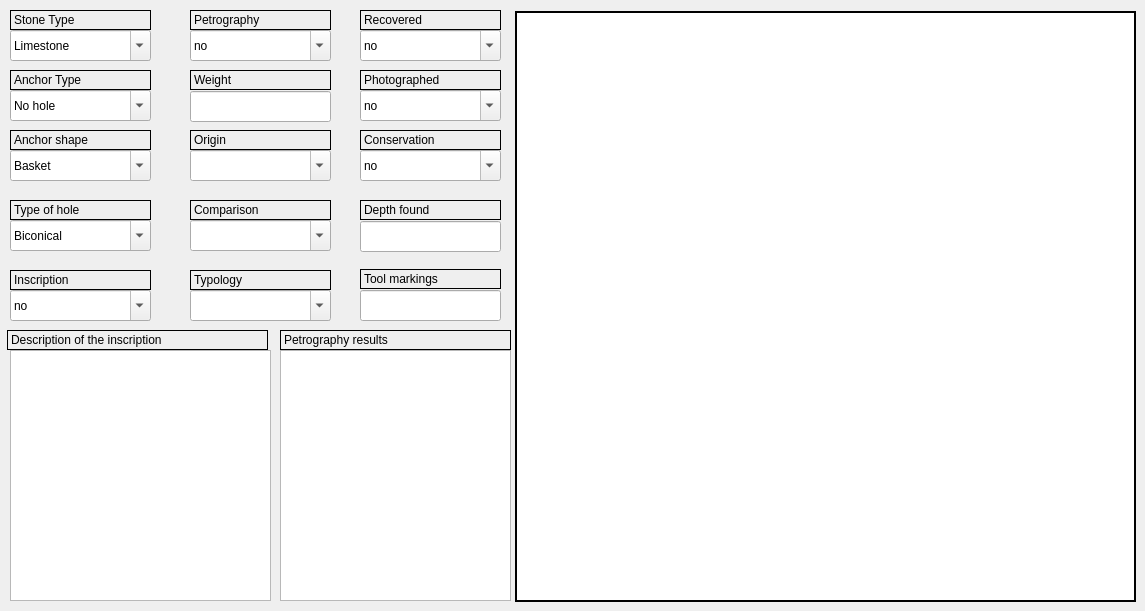
   <widget class="QWidget" name="tabWidgetPage1">
    <attribute name="icon">
     <iconset>
      <normaloff>:/images/iconANC.png</normaloff>:/images/iconANC.png</iconset>
    </attribute>
    <attribute name="title">
     <string>Anchors</string>
    </attribute>
    <widget class="QComboBox" name="comboBox_stone_type">
     <property name="geometry">
      <rect>
       <x>10</x>
       <y>30</y>
       <width>141</width>
       <height>31</height>
      </rect>
     </property>
     <property name="editable">
      <bool>true</bool>
     </property>
     <item>
      <property name="text">
       <string>Limestone</string>
      </property>
     </item>
     <item>
      <property name="text">
       <string>Basalt</string>
      </property>
     </item>
     <item>
      <property name="text">
       <string>Sandstone</string>
      </property>
     </item>
     <item>
      <property name="text">
       <string>Other</string>
      </property>
     </item>
    </widget>
    <widget class="QLabel" name="label">
     <property name="geometry">
      <rect>
       <x>10</x>
       <y>10</y>
       <width>141</width>
       <height>20</height>
      </rect>
     </property>
     <property name="frameShape">
      <enum>QFrame::Panel</enum>
     </property>
     <property name="text">
      <string>Stone Type</string>
     </property>
     <property name="openExternalLinks">
      <bool>false</bool>
     </property>
    </widget>
    <widget class="QLineEdit" name="lineEdit_list">
     <property name="geometry">
      <rect>
       <x>870</x>
       <y>40</y>
       <width>61</width>
       <height>31</height>
      </rect>
     </property>
     <property name="text">
      <string>1</string>
     </property>
     <property name="readOnly">
      <bool>true</bool>
     </property>
     <property name="cursorMoveStyle">
      <enum>Qt::VisualMoveStyle</enum>
     </property>
    </widget>
    <widget class="QLabel" name="label_12">
     <property name="geometry">
      <rect>
       <x>870</x>
       <y>20</y>
       <width>61</width>
       <height>20</height>
      </rect>
     </property>
     <property name="frameShape">
      <enum>QFrame::Panel</enum>
     </property>
     <property name="text">
      <string>Qty</string>
     </property>
    </widget>
    <widget class="QListWidget" name="iconListWidget">
     <property name="geometry">
      <rect>
       <x>515</x>
       <y>11</y>
       <width>621</width>
       <height>591</height>
      </rect>
     </property>
     <property name="frameShape">
      <enum>QFrame::WinPanel</enum>
     </property>
     <property name="frameShadow">
      <enum>QFrame::Plain</enum>
     </property>
     <property name="showDropIndicator" stdset="0">
      <bool>true</bool>
     </property>
     <property name="dragEnabled">
      <bool>true</bool>
     </property>
     <property name="dragDropOverwriteMode">
      <bool>true</bool>
     </property>
     <property name="dragDropMode">
      <enum>QAbstractItemView::DragDrop</enum>
     </property>
     <property name="defaultDropAction">
      <enum>Qt::IgnoreAction</enum>
     </property>
     <property name="movement">
      <enum>QListView::Snap</enum>
     </property>
     <property name="isWrapping" stdset="0">
      <bool>true</bool>
     </property>
     <property name="resizeMode">
      <enum>QListView::Adjust</enum>
     </property>
     <property name="viewMode">
      <enum>QListView::IconMode</enum>
     </property>
     <property name="uniformItemSizes">
      <bool>true</bool>
     </property>
     <property name="wordWrap">
      <bool>true</bool>
     </property>
     <property name="selectionRectVisible">
      <bool>true</bool>
     </property>
     <property name="sortingEnabled">
      <bool>true</bool>
     </property>
    </widget>
    <widget class="QLabel" name="label_13">
     <property name="geometry">
      <rect>
       <x>360</x>
       <y>10</y>
       <width>141</width>
       <height>20</height>
      </rect>
     </property>
     <property name="frameShape">
      <enum>QFrame::Panel</enum>
     </property>
     <property name="text">
      <string>Recovered</string>
     </property>
    </widget>
    <widget class="QLabel" name="label_15">
     <property name="geometry">
      <rect>
       <x>360</x>
       <y>130</y>
       <width>141</width>
       <height>20</height>
      </rect>
     </property>
     <property name="frameShape">
      <enum>QFrame::Panel</enum>
     </property>
     <property name="text">
      <string>Conservation</string>
     </property>
    </widget>
    <widget class="QLabel" name="label_16">
     <property name="geometry">
      <rect>
       <x>360</x>
       <y>70</y>
       <width>141</width>
       <height>20</height>
      </rect>
     </property>
     <property name="frameShape">
      <enum>QFrame::Panel</enum>
     </property>
     <property name="text">
      <string>Photographed</string>
     </property>
    </widget>
    <widget class="QComboBox" name="comboBox_recovered">
     <property name="geometry">
      <rect>
       <x>360</x>
       <y>30</y>
       <width>141</width>
       <height>31</height>
      </rect>
     </property>
     <property name="editable">
      <bool>true</bool>
     </property>
     <item>
      <property name="text">
       <string>no</string>
      </property>
     </item>
     <item>
      <property name="text">
       <string>yes</string>
      </property>
     </item>
    </widget>
    <widget class="QComboBox" name="comboBox_photo">
     <property name="geometry">
      <rect>
       <x>360</x>
       <y>90</y>
       <width>141</width>
       <height>31</height>
      </rect>
     </property>
     <property name="editable">
      <bool>true</bool>
     </property>
     <item>
      <property name="text">
       <string>no</string>
      </property>
     </item>
     <item>
      <property name="text">
       <string>yes</string>
      </property>
     </item>
    </widget>
    <widget class="QComboBox" name="comboBox_cc">
     <property name="geometry">
      <rect>
       <x>360</x>
       <y>150</y>
       <width>141</width>
       <height>31</height>
      </rect>
     </property>
     <property name="editable">
      <bool>true</bool>
     </property>
     <item>
      <property name="text">
       <string>no</string>
      </property>
     </item>
     <item>
      <property name="text">
       <string>yes</string>
      </property>
     </item>
    </widget>
    <widget class="QLineEdit" name="lineEdit_depth">
     <property name="geometry">
      <rect>
       <x>360</x>
       <y>221</y>
       <width>141</width>
       <height>31</height>
      </rect>
     </property>
     <property name="text">
      <string/>
     </property>
    </widget>
    <widget class="QLabel" name="label_132">
     <property name="geometry">
      <rect>
       <x>360</x>
       <y>200</y>
       <width>141</width>
       <height>20</height>
      </rect>
     </property>
     <property name="frameShape">
      <enum>QFrame::Panel</enum>
     </property>
     <property name="text">
      <string>Depth found</string>
     </property>
    </widget>
    <widget class="QLineEdit" name="lineEdit_tool_markings">
     <property name="geometry">
      <rect>
       <x>360</x>
       <y>290</y>
       <width>141</width>
       <height>31</height>
      </rect>
     </property>
     <property name="text">
      <string/>
     </property>
    </widget>
    <widget class="QLabel" name="label_133">
     <property name="geometry">
      <rect>
       <x>360</x>
       <y>269</y>
       <width>141</width>
       <height>20</height>
      </rect>
     </property>
     <property name="frameShape">
      <enum>QFrame::Panel</enum>
     </property>
     <property name="frameShadow">
      <enum>QFrame::Plain</enum>
     </property>
     <property name="text">
      <string>Tool markings</string>
     </property>
    </widget>
    <widget class="QLabel" name="label_19">
     <property name="geometry">
      <rect>
       <x>10</x>
       <y>270</y>
       <width>141</width>
       <height>20</height>
      </rect>
     </property>
     <property name="frameShape">
      <enum>QFrame::Panel</enum>
     </property>
     <property name="text">
      <string>Inscription</string>
     </property>
    </widget>
    <widget class="QComboBox" name="comboBox_anchor_type">
     <property name="geometry">
      <rect>
       <x>10</x>
       <y>90</y>
       <width>141</width>
       <height>31</height>
      </rect>
     </property>
     <property name="editable">
      <bool>true</bool>
     </property>
     <item>
      <property name="text">
       <string>No hole</string>
      </property>
     </item>
     <item>
      <property name="text">
       <string>1 hole</string>
      </property>
     </item>
     <item>
      <property name="text">
       <string>2 hole</string>
      </property>
     </item>
     <item>
      <property name="text">
       <string>3 hole</string>
      </property>
     </item>
    </widget>
    <widget class="QLabel" name="label_17">
     <property name="geometry">
      <rect>
       <x>10</x>
       <y>70</y>
       <width>141</width>
       <height>20</height>
      </rect>
     </property>
     <property name="frameShape">
      <enum>QFrame::Panel</enum>
     </property>
     <property name="text">
      <string>Anchor Type</string>
     </property>
    </widget>
    <widget class="QLabel" name="label_20">
     <property name="geometry">
      <rect>
       <x>10</x>
       <y>130</y>
       <width>141</width>
       <height>20</height>
      </rect>
     </property>
     <property name="styleSheet">
      <string notr="true"/>
     </property>
     <property name="frameShape">
      <enum>QFrame::Panel</enum>
     </property>
     <property name="text">
      <string>Anchor shape</string>
     </property>
    </widget>
    <widget class="QComboBox" name="comboBox_anchor_shape">
     <property name="geometry">
      <rect>
       <x>10</x>
       <y>150</y>
       <width>141</width>
       <height>31</height>
      </rect>
     </property>
     <property name="styleSheet">
      <string notr="true"/>
     </property>
     <property name="editable">
      <bool>true</bool>
     </property>
     <item>
      <property name="text">
       <string>Basket</string>
      </property>
     </item>
     <item>
      <property name="text">
       <string>Triangular</string>
      </property>
     </item>
     <item>
      <property name="text">
       <string>Rectangular</string>
      </property>
     </item>
     <item>
      <property name="text">
       <string>Trapezoidal</string>
      </property>
     </item>
     <item>
      <property name="text">
       <string>Oval</string>
      </property>
     </item>
     <item>
      <property name="text">
       <string>Other</string>
      </property>
     </item>
    </widget>
    <widget class="QComboBox" name="comboBox_type_hole">
     <property name="geometry">
      <rect>
       <x>10</x>
       <y>220</y>
       <width>141</width>
       <height>31</height>
      </rect>
     </property>
     <property name="styleSheet">
      <string notr="true"/>
     </property>
     <property name="editable">
      <bool>true</bool>
     </property>
     <item>
      <property name="text">
       <string>Biconical</string>
      </property>
     </item>
     <item>
      <property name="text">
       <string>Tubular</string>
      </property>
     </item>
     <item>
      <property name="text">
       <string>Other</string>
      </property>
     </item>
    </widget>
    <widget class="QLabel" name="label_23">
     <property name="geometry">
      <rect>
       <x>10</x>
       <y>200</y>
       <width>141</width>
       <height>20</height>
      </rect>
     </property>
     <property name="styleSheet">
      <string notr="true"/>
     </property>
     <property name="frameShape">
      <enum>QFrame::Panel</enum>
     </property>
     <property name="text">
      <string>Type of hole</string>
     </property>
    </widget>
    <widget class="QComboBox" name="comboBox_inscription">
     <property name="geometry">
      <rect>
       <x>10</x>
       <y>290</y>
       <width>141</width>
       <height>31</height>
      </rect>
     </property>
     <property name="editable">
      <bool>true</bool>
     </property>
     <item>
      <property name="text">
       <string>no</string>
      </property>
     </item>
     <item>
      <property name="text">
       <string>yes</string>
      </property>
     </item>
    </widget>
    <widget class="QLabel" name="label_126">
     <property name="geometry">
      <rect>
       <x>190</x>
       <y>200</y>
       <width>141</width>
       <height>20</height>
      </rect>
     </property>
     <property name="frameShape">
      <enum>QFrame::Panel</enum>
     </property>
     <property name="text">
      <string>Comparison</string>
     </property>
    </widget>
    <widget class="QLabel" name="label_18">
     <property name="geometry">
      <rect>
       <x>190</x>
       <y>10</y>
       <width>141</width>
       <height>20</height>
      </rect>
     </property>
     <property name="styleSheet">
      <string notr="true"/>
     </property>
     <property name="frameShape">
      <enum>QFrame::Panel</enum>
     </property>
     <property name="text">
      <string>Petrography</string>
     </property>
    </widget>
    <widget class="QLabel" name="label_125">
     <property name="geometry">
      <rect>
       <x>190</x>
       <y>130</y>
       <width>141</width>
       <height>20</height>
      </rect>
     </property>
     <property name="styleSheet">
      <string notr="true"/>
     </property>
     <property name="frameShape">
      <enum>QFrame::Panel</enum>
     </property>
     <property name="text">
      <string>Origin</string>
     </property>
    </widget>
    <widget class="QComboBox" name="comboBox_comparision">
     <property name="geometry">
      <rect>
       <x>190</x>
       <y>220</y>
       <width>141</width>
       <height>31</height>
      </rect>
     </property>
     <property name="editable">
      <bool>true</bool>
     </property>
    </widget>
    <widget class="QLabel" name="label_22">
     <property name="geometry">
      <rect>
       <x>190</x>
       <y>70</y>
       <width>141</width>
       <height>20</height>
      </rect>
     </property>
     <property name="frameShape">
      <enum>QFrame::Panel</enum>
     </property>
     <property name="text">
      <string>Weight</string>
     </property>
    </widget>
    <widget class="QLabel" name="label_127">
     <property name="geometry">
      <rect>
       <x>190</x>
       <y>270</y>
       <width>141</width>
       <height>20</height>
      </rect>
     </property>
     <property name="styleSheet">
      <string notr="true"/>
     </property>
     <property name="frameShape">
      <enum>QFrame::Panel</enum>
     </property>
     <property name="text">
      <string>Typology</string>
     </property>
    </widget>
    <widget class="QComboBox" name="comboBox_petrography">
     <property name="geometry">
      <rect>
       <x>190</x>
       <y>30</y>
       <width>141</width>
       <height>31</height>
      </rect>
     </property>
     <property name="styleSheet">
      <string notr="true"/>
     </property>
     <property name="editable">
      <bool>true</bool>
     </property>
     <item>
      <property name="text">
       <string>no</string>
      </property>
     </item>
     <item>
      <property name="text">
       <string>yes</string>
      </property>
     </item>
    </widget>
    <widget class="QLineEdit" name="lineEdit_wight">
     <property name="geometry">
      <rect>
       <x>190</x>
       <y>91</y>
       <width>141</width>
       <height>31</height>
      </rect>
     </property>
    </widget>
    <widget class="QComboBox" name="comboBox_origin">
     <property name="geometry">
      <rect>
       <x>190</x>
       <y>150</y>
       <width>141</width>
       <height>31</height>
      </rect>
     </property>
     <property name="styleSheet">
      <string notr="true"/>
     </property>
     <property name="editable">
      <bool>true</bool>
     </property>
    </widget>
    <widget class="QComboBox" name="comboBox_typology">
     <property name="geometry">
      <rect>
       <x>190</x>
       <y>290</y>
       <width>141</width>
       <height>31</height>
      </rect>
     </property>
     <property name="styleSheet">
      <string notr="true"/>
     </property>
     <property name="editable">
      <bool>true</bool>
     </property>
    </widget>
    <widget class="QLabel" name="label_46">
     <property name="geometry">
      <rect>
       <x>7</x>
       <y>330</y>
       <width>261</width>
       <height>20</height>
      </rect>
     </property>
     <property name="frameShape">
      <enum>QFrame::Panel</enum>
     </property>
     <property name="text">
      <string>Description of the inscription</string>
     </property>
    </widget>
    <widget class="QTextEdit" name="textEdit_description_i">
     <property name="geometry">
      <rect>
       <x>10</x>
       <y>350</y>
       <width>261</width>
       <height>251</height>
      </rect>
     </property>
    </widget>
    <widget class="QTextEdit" name="textEdit_petrography_r">
     <property name="geometry">
      <rect>
       <x>280</x>
       <y>350</y>
       <width>231</width>
       <height>251</height>
      </rect>
     </property>
    </widget>
    <widget class="QLabel" name="label_47">
     <property name="geometry">
      <rect>
       <x>280</x>
       <y>330</y>
       <width>231</width>
       <height>20</height>
      </rect>
     </property>
     <property name="frameShape">
      <enum>QFrame::Panel</enum>
     </property>
     <property name="text">
      <string>Petrography results</string>
     </property>
    </widget>
    <zorder>label</zorder>
    <zorder>lineEdit_list</zorder>
    <zorder>label_12</zorder>
    <zorder>iconListWidget</zorder>
    <zorder>label_13</zorder>
    <zorder>label_15</zorder>
    <zorder>label_16</zorder>
    <zorder>comboBox_recovered</zorder>
    <zorder>comboBox_photo</zorder>
    <zorder>comboBox_cc</zorder>
    <zorder>comboBox_stone_type</zorder>
    <zorder>lineEdit_depth</zorder>
    <zorder>label_132</zorder>
    <zorder>lineEdit_tool_markings</zorder>
    <zorder>label_133</zorder>
    <zorder>label_19</zorder>
    <zorder>comboBox_anchor_type</zorder>
    <zorder>label_17</zorder>
    <zorder>label_20</zorder>
    <zorder>comboBox_anchor_shape</zorder>
    <zorder>comboBox_type_hole</zorder>
    <zorder>label_23</zorder>
    <zorder>comboBox_inscription</zorder>
    <zorder>label_126</zorder>
    <zorder>label_18</zorder>
    <zorder>label_125</zorder>
    <zorder>comboBox_comparision</zorder>
    <zorder>label_22</zorder>
    <zorder>label_127</zorder>
    <zorder>comboBox_petrography</zorder>
    <zorder>lineEdit_wight</zorder>
    <zorder>comboBox_origin</zorder>
    <zorder>comboBox_typology</zorder>
    <zorder>label_46</zorder>
    <zorder>textEdit_description_i</zorder>
    <zorder>textEdit_petrography_r</zorder>
    <zorder>label_47</zorder>
   </widget>
